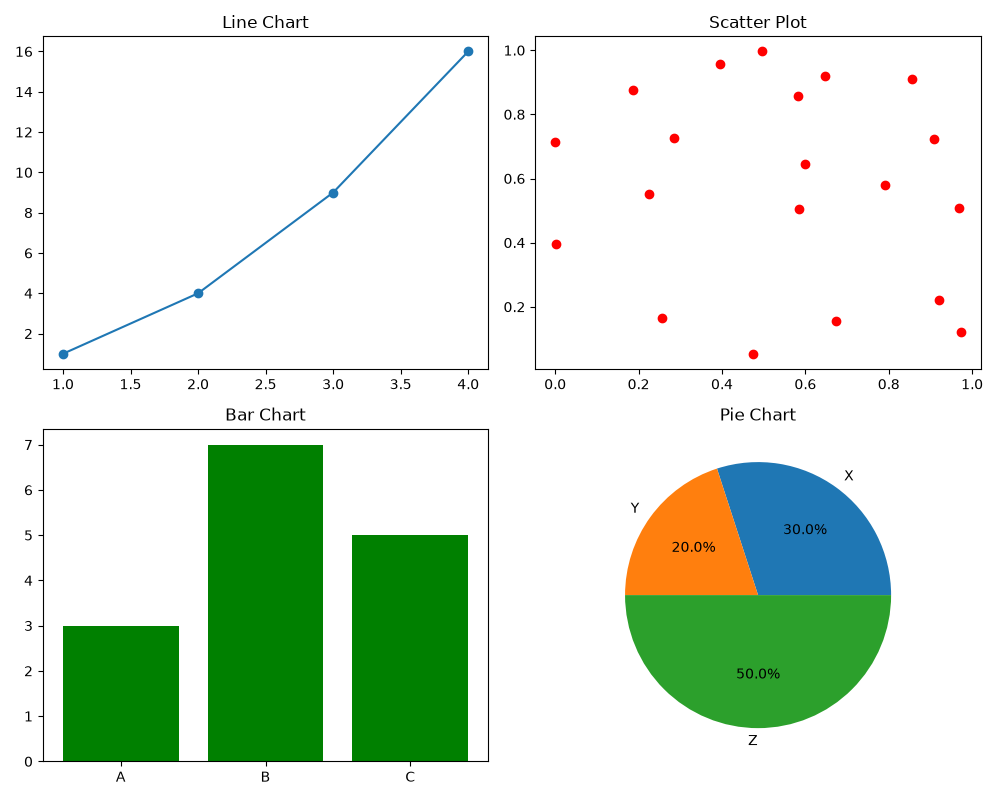

Python code for this plot:
import matplotlib.pyplot as plt
import numpy as np

fig, axs = plt.subplots(2, 2, figsize=(10, 8))

axs[0, 0].plot([1, 2, 3, 4], [1, 4, 9, 16], marker="o")
axs[0, 0].set_title("Line Chart")

axs[0, 1].scatter(np.random.rand(20), np.random.rand(20), color="r")
axs[0, 1].set_title("Scatter Plot")

axs[1, 0].bar(["A", "B", "C"], [3, 7, 5], color="g")
axs[1, 0].set_title("Bar Chart")

axs[1, 1].pie([30, 20, 50], labels=["X", "Y", "Z"], autopct="%1.1f%%")
axs[1, 1].set_title("Pie Chart")

plt.tight_layout()
plt.show()
